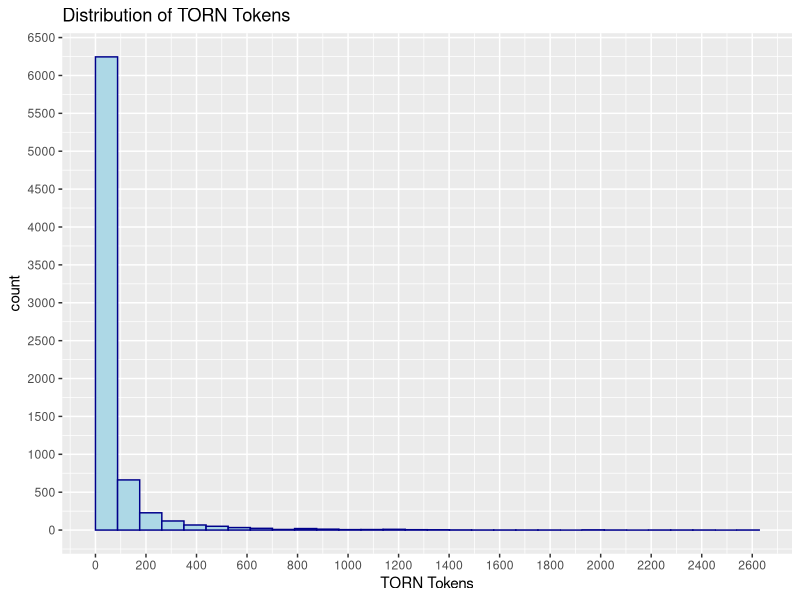
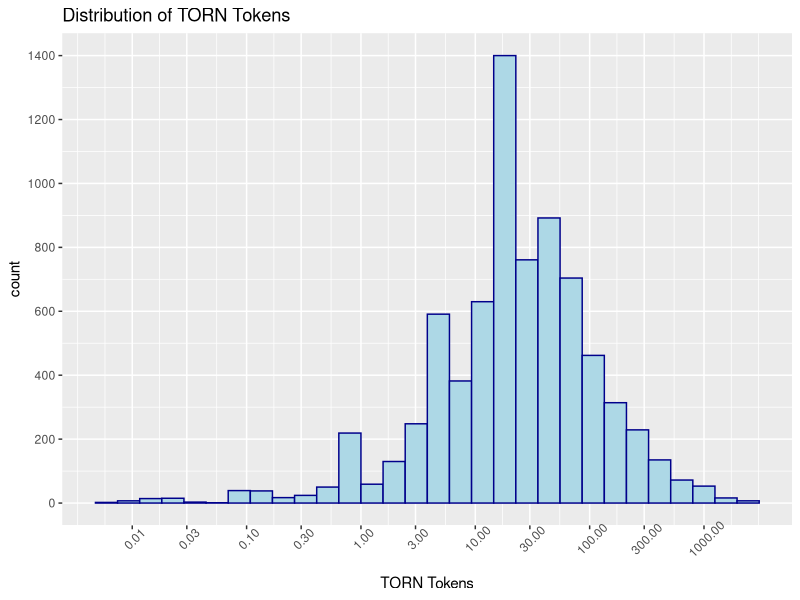

The R script that drew these images, in order:
## ---- chunk 1
knitr::opts_chunk$set(echo = TRUE, warning = FALSE, message = FALSE, fig.align = "center")

## ---- chunk 2
library(knitr)
library(tidyverse)
library(kableExtra)
library(formattable)
library(scales)
## ---- chunk 3
torn <- read_csv("airdrop.csv")
torn %>%
  head() %>%
  kable() %>%
  kable_styling(bootstrap_options = c("striped", "hover"), full_width = FALSE)
## ---- chunk 4
torn <- torn %>% mutate(TORN = Raw/10^(18))
torn %>% summarise( sum = sum(TORN))
## ---- chunk 5
summary(torn$TORN)
## ---- chunk 6
torn %>% ggplot(aes(x=TORN))+ geom_histogram(color="darkblue", fill="lightblue", boundary=0)+
  scale_y_continuous(breaks = scales::pretty_breaks(n=10))+ 
  scale_x_continuous(breaks = scales::pretty_breaks(n=20))+
  labs(title = "Distribution of TORN Tokens", x = "TORN Tokens")
## ---- chunk 7
scaleFUN <- function(x) sprintf("%.2f", x)
x_breaks = c(0.01,0.03,0.1,0.3, 1, 3, 10,30,100,300,1000)
torn %>% ggplot(aes(x=TORN))+
  geom_histogram(color="darkblue", fill="lightblue", boundary=0)+
  scale_y_continuous(breaks = scales::pretty_breaks(n=10))+
  scale_x_log10(breaks = x_breaks,
                labels = scaleFUN)+
  labs(title = "Distribution of TORN Tokens", x = "TORN Tokens")+
  theme(axis.text.x = element_text(angle = 45, vjust=0.9))
## ---- chunk 8
cap <- torn %>% 
  select(TORN) %>%
  mutate(Val1MCap = TORN*2,
         '$Badger2MCap' = TORN*4,
         Val5MCap = TORN*10,
         Val10MCap = TORN*20,
         'MIR17MCap' = TORN*34,
         Val25MCap = TORN*50,
         Val50MCap = TORN*100,
         Val100MCap = TORN*200,
         '$Inch164MCap' = TORN*328,
         Val250MCap = TORN*500,
         Val500MCap = TORN*1000,
         '$UNI734MCap' = TORN*1468,
         Val1BCap = TORN*2000) 
## ---- chunk 9
cap %>%
  select(1:8) %>%
  head() %>%
  kable() %>%
  kable_styling(bootstrap_options = c("striped", "hover"), full_width = FALSE)
## ---- chunk 10
summary <- cap %>% 
  gather() %>%
  group_by(key) %>%
  summarise(Max = max(value),
            '90%-tile' = quantile(value, 0.9),
            '70%-tile' = quantile(value, 0.75),
            Median = mean(value),
            '25%-tile' = quantile(value, 0.25),
            '10%-tile' = quantile(value,0.1),
            Min = min(value)) %>%
  column_to_rownames(var="key")
## ---- chunk 11
summary
## ---- chunk 12
summary_t <- t(summary)

summary_t <- as.data.frame(summary_t) %>%
  rownames_to_column(., var = "rowname") %>%
  mutate_if(is.numeric, round, 2) %>%
  column_to_rownames(var="rowname") %>%
  select(TORN,
         Val1MCap,
         '$Badger2MCap',
         Val5MCap,
         Val10MCap,
         'MIR17MCap',
         Val25MCap,
         Val50MCap,
         Val100MCap,
         '$Inch164MCap',
         Val250MCap,
         Val500MCap,
         '$UNI734MCap',
         Val1BCap)
  
## ---- chunk 13
summary_t
